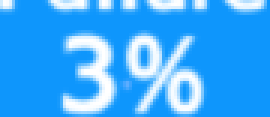
#> input picture unity_test/debug_failure_regions/failure_guts_20251207_230311_628.png, 90 x 39 px (shown 3 times larger); its folder holds only this picture in this run
$ python -i ocr.py   (imports and definitions only)
#> lines starting #> are read from the running program, lines starting #| are printed output that depends on the picture; after the words box and inside, x2 and y2 are one past the last pixel; in counts of white or black regions, pixels touching at a corner belong together
### utils/config_loader.py
import json
import os
from typing import Any, Dict, Optional


def _read_raw_config(path: str = "config.json") -> Dict[str, Any]:
    """Load raw JSON data from config file."""
    try:
        with open(path, "r", encoding="utf-8") as f:
            return json.load(f)
    except Exception:
        return {}


def load_main_config(path: str = "config.json") -> Dict[str, Any]:
    """
    Load configuration while supporting a nested parent container.

    Some tools write the config inside a parent key (e.g. {"config": {...}}).
    This helper always returns the inner config dict if present, otherwise the
    raw dictionary. Returns empty dict on failure.
    """
    data = _read_raw_config(path)
    if isinstance(data, dict):
        nested = data.get("config")
        if isinstance(nested, dict):
            return nested
    return data if isinstance(data, dict) else {}


# [11 lines left out: function load_config_section, not called in this run]

### core/Ura/ocr.py
import cv2
import numpy as np
import pytesseract
import os
import sys
from PIL import Image, ImageOps, ImageEnhance
import json
import time

# Fix Windows console encoding for Unicode support
# [9 lines not run here, left out]

# Configure Tesseract to use the custom trained data
# Go up 3 levels: core/Ura/ocr.py -> core/Ura -> core -> root
tessdata_dir = os.path.join(os.path.dirname(os.path.dirname(os.path.dirname(__file__))), 'tessdata')
os.environ['TESSDATA_PREFIX'] = tessdata_dir

# Load config and check debug mode
# [3 lines not run here, left out]

from utils.log import log_debug, log_info, log_warning, log_error

# Try to find tesseract executable automatically
# [14 lines not run here, left out]

# [29 lines left out: function verify_tesseract_config, not called in this run]

# Verify configuration on import
# [20 lines not run here, left out]

# [158 lines left out: functions extract_text, extract_number, extract_turn_number, extract_failure_text, extract_failure_text_with_confidence, not called in this run]

def extract_event_name_text(pil_img: Image.Image) -> str:
    """Extract event name text using improved white specialization and OCR with confidence filtering"""
    try:
        # Normalize input to numpy array
        if isinstance(pil_img, Image.Image):
            img_np = np.array(pil_img)
        else:
            img_np = pil_img

        # Convert to grayscale
        if len(img_np.shape) == 3:
            gray = cv2.cvtColor(img_np, cv2.COLOR_RGB2GRAY)
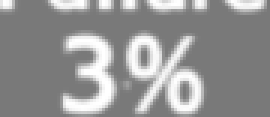
#> gray: shape (39, 90) (shown 3 times larger); min 121, max 255, mean 148.8
        else:
            gray = img_np

        # White specialization - find bright pixels (white text)
        # Optimized threshold of 180 based on testing for better text detection
        _, cleaned = cv2.threshold(gray, 180, 255, cv2.THRESH_BINARY)
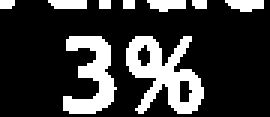
#> cleaned: shape (39, 90) (shown 3 times larger); 21.8% white; 9 white regions (4 under 20 px), largest, box (x1, y1, x2, y2) and area: (42, 12, 68, 38) 349, (21, 12, 39, 38) 247, (49, 0, 62, 4) 40, (75, 0, 88, 4) 40, (16, 0, 29, 3) 36

        # Clean up text with morphological operations
        kernel = np.ones((1,1), np.uint8)
        cleaned = cv2.morphologyEx(cleaned, cv2.MORPH_CLOSE, kernel)

        # OCR with confidence filtering
#> (the run stopped early here; a loop or call above may not have finished)

$ run again, on unity_test/debug_failure_regions/failure_guts_20251207_230459_720.png
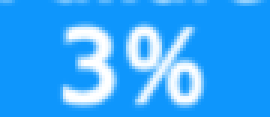
#> input picture unity_test/debug_failure_regions/failure_guts_20251207_230459_720.png, 90 x 39 px (shown 3 times larger)
#> in extract_event_name_text, `gray = cv2.cvtColor(img_np, cv2.COLOR_RGB2GRAY)`:
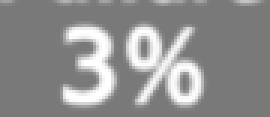
#> gray: shape (39, 90) (shown 3 times larger); min 121, max 255, mean 143.4
#> in extract_event_name_text, `_, cleaned = cv2.threshold(gray, 180, 255, cv2.THRESH_BINARY)`:
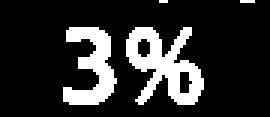
#> cleaned: shape (39, 90) (shown 3 times larger); 17.4% white; 4 white regions (2 under 20 px), largest, box (x1, y1, x2, y2) and area: (42, 9, 68, 35) 352, (21, 9, 39, 35) 251

$ run again, on unity_test/debug_failure_regions/failure_wit_20251207_230119_991.png
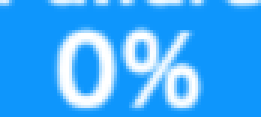
#> input picture unity_test/debug_failure_regions/failure_wit_20251207_230119_991.png, 87 x 39 px (shown 3 times larger)
#> in extract_event_name_text, `gray = cv2.cvtColor(img_np, cv2.COLOR_RGB2GRAY)`:
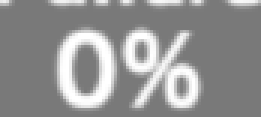
#> gray: shape (39, 87) (shown 3 times larger); min 121, max 255, mean 147.7
#> in extract_event_name_text, `_, cleaned = cv2.threshold(gray, 180, 255, cv2.THRESH_BINARY)`:
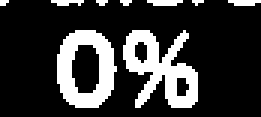
#> cleaned: shape (39, 87) (shown 3 times larger); 21.3% white; 9 white regions (6 under 20 px), largest, box (x1, y1, x2, y2) and area: (41, 10, 66, 36) 345, (19, 10, 39, 36) 301, (49, 0, 61, 2) 20
